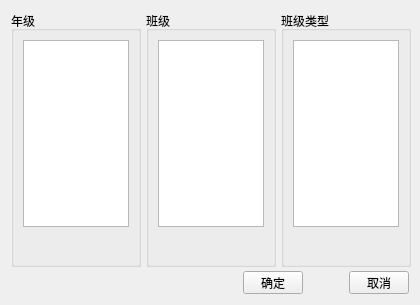
<?xml version="1.0" encoding="UTF-8"?>
<ui version="4.0">
 <class>ClassMgmtDlg</class>
 <widget class="QDialog" name="ClassMgmtDlg">
  <property name="geometry">
   <rect>
    <x>0</x>
    <y>0</y>
    <width>420</width>
    <height>305</height>
   </rect>
  </property>
  <property name="minimumSize">
   <size>
    <width>420</width>
    <height>305</height>
   </size>
  </property>
  <property name="maximumSize">
   <size>
    <width>420</width>
    <height>305</height>
   </size>
  </property>
  <property name="windowTitle">
   <string>班级管理</string>
  </property>
  <layout class="QGridLayout" name="gridLayout">
   <item row="0" column="0">
    <widget class="QGroupBox" name="gradeGroupBox">
     <property name="minimumSize">
      <size>
       <width>130</width>
       <height>256</height>
      </size>
     </property>
     <property name="maximumSize">
      <size>
       <width>130</width>
       <height>256</height>
      </size>
     </property>
     <property name="title">
      <string>年级</string>
     </property>
     <layout class="QVBoxLayout" name="verticalLayout">
      <item>
       <widget class="QListWidget" name="gradeList"/>
      </item>
      <item>
       <layout class="QHBoxLayout" name="horizontalLayout">
        <property name="leftMargin">
         <number>10</number>
        </property>
        <property name="rightMargin">
         <number>10</number>
        </property>
        <item>
         <widget class="QPushButton" name="addGradeButton">
          <property name="text">
           <string/>
          </property>
          <property name="icon">
           <iconset resource="../../Resource.qrc">
            <normaloff>:/Icon/image/add.png</normaloff>:/Icon/image/add.png</iconset>
          </property>
          <property name="flat">
           <bool>true</bool>
          </property>
         </widget>
        </item>
        <item>
         <spacer name="horizontalSpacer">
          <property name="orientation">
           <enum>Qt::Horizontal</enum>
          </property>
          <property name="sizeHint" stdset="0">
           <size>
            <width>40</width>
            <height>20</height>
           </size>
          </property>
         </spacer>
        </item>
        <item>
         <widget class="QPushButton" name="delGradeButton">
          <property name="text">
           <string/>
          </property>
          <property name="icon">
           <iconset resource="../../Resource.qrc">
            <normaloff>:/Icon/image/delete.png</normaloff>:/Icon/image/delete.png</iconset>
          </property>
          <property name="flat">
           <bool>true</bool>
          </property>
         </widget>
        </item>
       </layout>
      </item>
     </layout>
    </widget>
   </item>
   <item row="0" column="1">
    <widget class="QGroupBox" name="classGroupBox">
     <property name="minimumSize">
      <size>
       <width>130</width>
       <height>256</height>
      </size>
     </property>
     <property name="maximumSize">
      <size>
       <width>130</width>
       <height>256</height>
      </size>
     </property>
     <property name="title">
      <string>班级</string>
     </property>
     <layout class="QVBoxLayout" name="verticalLayout_2">
      <item>
       <widget class="QListWidget" name="classList"/>
      </item>
      <item>
       <layout class="QHBoxLayout" name="horizontalLayout_2">
        <property name="leftMargin">
         <number>10</number>
        </property>
        <property name="rightMargin">
         <number>10</number>
        </property>
        <item>
         <widget class="QPushButton" name="addClassButton">
          <property name="text">
           <string/>
          </property>
          <property name="icon">
           <iconset resource="../../Resource.qrc">
            <normaloff>:/Icon/image/add.png</normaloff>:/Icon/image/add.png</iconset>
          </property>
          <property name="flat">
           <bool>true</bool>
          </property>
         </widget>
        </item>
        <item>
         <spacer name="horizontalSpacer_2">
          <property name="orientation">
           <enum>Qt::Horizontal</enum>
          </property>
          <property name="sizeHint" stdset="0">
           <size>
            <width>40</width>
            <height>20</height>
           </size>
          </property>
         </spacer>
        </item>
        <item>
         <widget class="QPushButton" name="delClassButton">
          <property name="text">
           <string/>
          </property>
          <property name="icon">
           <iconset resource="../../Resource.qrc">
            <normaloff>:/Icon/image/delete.png</normaloff>:/Icon/image/delete.png</iconset>
          </property>
          <property name="flat">
           <bool>true</bool>
          </property>
         </widget>
        </item>
       </layout>
      </item>
     </layout>
    </widget>
   </item>
   <item row="0" column="2">
    <widget class="QGroupBox" name="classTypeGroupBox">
     <property name="minimumSize">
      <size>
       <width>130</width>
       <height>256</height>
      </size>
     </property>
     <property name="maximumSize">
      <size>
       <width>130</width>
       <height>256</height>
      </size>
     </property>
     <property name="title">
      <string>班级类型</string>
     </property>
     <layout class="QVBoxLayout" name="verticalLayout_3">
      <item>
       <widget class="QListWidget" name="classTypeList"/>
      </item>
      <item>
       <layout class="QHBoxLayout" name="horizontalLayout_3">
        <property name="leftMargin">
         <number>10</number>
        </property>
        <property name="rightMargin">
         <number>10</number>
        </property>
        <item>
         <widget class="QPushButton" name="addClassTypeButton">
          <property name="text">
           <string/>
          </property>
          <property name="icon">
           <iconset resource="../../Resource.qrc">
            <normaloff>:/Icon/image/add.png</normaloff>:/Icon/image/add.png</iconset>
          </property>
          <property name="flat">
           <bool>true</bool>
          </property>
         </widget>
        </item>
        <item>
         <spacer name="horizontalSpacer_3">
          <property name="orientation">
           <enum>Qt::Horizontal</enum>
          </property>
          <property name="sizeHint" stdset="0">
           <size>
            <width>40</width>
            <height>20</height>
           </size>
          </property>
         </spacer>
        </item>
        <item>
         <widget class="QPushButton" name="delClassTypeButton">
          <property name="text">
           <string/>
          </property>
          <property name="icon">
           <iconset resource="../../Resource.qrc">
            <normaloff>:/Icon/image/delete.png</normaloff>:/Icon/image/delete.png</iconset>
          </property>
          <property name="flat">
           <bool>true</bool>
          </property>
         </widget>
        </item>
       </layout>
      </item>
     </layout>
    </widget>
   </item>
   <item row="1" column="0" colspan="3">
    <layout class="QHBoxLayout" name="horizontalLayout_4">
     <item>
      <spacer name="horizontalSpacer_4">
       <property name="orientation">
        <enum>Qt::Horizontal</enum>
       </property>
       <property name="sizeHint" stdset="0">
        <size>
         <width>40</width>
         <height>20</height>
        </size>
       </property>
      </spacer>
     </item>
     <item>
      <widget class="QPushButton" name="acceptButton">
       <property name="minimumSize">
        <size>
         <width>60</width>
         <height>23</height>
        </size>
       </property>
       <property name="maximumSize">
        <size>
         <width>60</width>
         <height>23</height>
        </size>
       </property>
       <property name="text">
        <string>确定</string>
       </property>
      </widget>
     </item>
     <item>
      <spacer name="horizontalSpacer_5">
       <property name="orientation">
        <enum>Qt::Horizontal</enum>
       </property>
       <property name="sizeType">
        <enum>QSizePolicy::Preferred</enum>
       </property>
       <property name="sizeHint" stdset="0">
        <size>
         <width>40</width>
         <height>20</height>
        </size>
       </property>
      </spacer>
     </item>
     <item>
      <widget class="QPushButton" name="cancelButton">
       <property name="minimumSize">
        <size>
         <width>60</width>
         <height>23</height>
        </size>
       </property>
       <property name="maximumSize">
        <size>
         <width>60</width>
         <height>23</height>
        </size>
       </property>
       <property name="text">
        <string>取消</string>
       </property>
      </widget>
     </item>
    </layout>
   </item>
  </layout>
 </widget>
 <resources>
  <include location="../../Resource.qrc"/>
 </resources>
 <connections/>
</ui>
